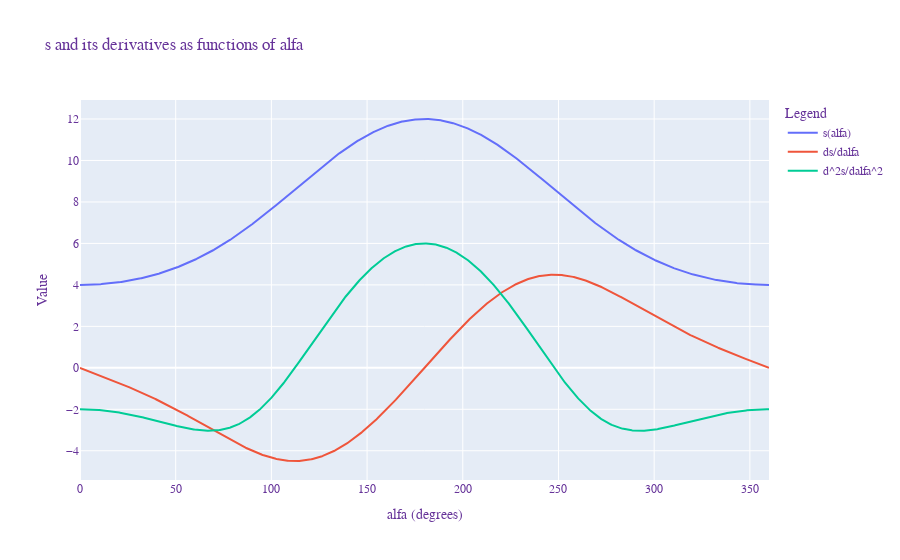

The notebook cell saved with this chart:
### Code cell
import numpy as np
from sympy import symbols, sin, cos, lambdify, asin, pi
import plotly.graph_objects as go

# Define the symbolic variables
alfa = symbols('alfa')
l2 = 4
l3 = 8

# Define beta in terms of alfa
beta_expr = asin(sin(alfa)/2) + pi

# Define s in terms of alfa using the given equations
s_expr = l2 * cos(alfa) + l3 * cos(beta_expr)

# Calculate the first and second derivatives of s with respect to alfa
ds_dalfa_symbolic = s_expr.diff(alfa)
d2s_dalfa2_symbolic = ds_dalfa_symbolic.diff(alfa)

# Convert symbolic expressions to functions that can be evaluated with numpy arrays
s_function = lambdify(alfa, s_expr, "numpy")
ds_dalfa_function = lambdify(alfa, ds_dalfa_symbolic, "numpy")
d2s_dalfa2_function = lambdify(alfa, d2s_dalfa2_symbolic, "numpy")

# Generate alfa values and evaluate functions
alfa_values_symbolic = np.linspace(0, 2*np.pi, 1000)
s_values_symbolic = s_function(alfa_values_symbolic)
ds_dalfa_values = ds_dalfa_function(alfa_values_symbolic)
d2s_dalfa2_values = d2s_dalfa2_function(alfa_values_symbolic)

# Convert alfa values from radians to degrees for plotting
alfa_values_degrees = np.degrees(alfa_values_symbolic)

# Create Plotly plots
fig = go.Figure()

# Plot s as a function of alfa in degrees
fig.add_trace(go.Scatter(x=alfa_values_degrees, y=abs(s_values_symbolic), mode='lines', name='s(alfa)'))

# Plot the first derivative of s with respect to alfa in degrees
fig.add_trace(go.Scatter(x=alfa_values_degrees, y=ds_dalfa_values, mode='lines', name="ds/dalfa"))

# Plot the second derivative of s with respect to alfa in degrees
fig.add_trace(go.Scatter(x=alfa_values_degrees, y=d2s_dalfa2_values, mode='lines', name="d^2s/dalfa^2"))

# Set layout attributes
fig.update_layout(
    title="s and its derivatives as functions of alfa",
    xaxis_title="alfa (degrees)",
    yaxis_title="Value",
    legend_title="Legend",
    font=dict(family="Courier New, monospace", size=12, color="RebeccaPurple")
)

fig.show()

### Figure 1 — Plotly figure (JSON) as saved in the notebook; plotly's stock layout.template omitted (floating-point values rounded to 4 significant figures; data arrays with more than 128 entries replaced by an {"elided": "..."} marker saying what was removed)
{"data": [{"mode": "lines", "name": "s(alfa)", "type": "scatter", "x": {"elided": "1000 float values"}, "y": {"elided": "1000 float values"}}, {"mode": "lines", "name": "ds/dalfa", "type": "scatter", "x": {"elided": "1000 float values"}, "y": {"elided": "1000 float values"}}, {"mode": "lines", "name": "d^2s/dalfa^2", "type": "scatter", "x": {"elided": "1000 float values"}, "y": {"elided": "1000 float values"}}], "layout": {"font": {"color": "RebeccaPurple", "family": "Courier New, monospace", "size": 12}, "legend": {"title": {"text": "Legend"}}, "title": {"text": "s and its derivatives as functions of alfa"}, "xaxis": {"title": {"text": "alfa (degrees)"}}, "yaxis": {"title": {"text": "Value"}}}}
